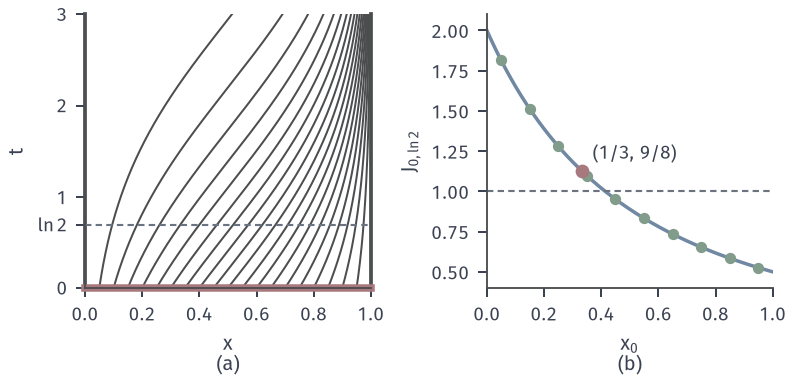

Generate this figure with Python:
# Target: logistic velocity: spacing of evenly seeded characteristics equals inverse density; Jacobian at t=ln 2.
from pathlib import Path
import sys
sys.path.insert(0, str(Path(__file__).resolve().parents[1]/'transp-common'))
from transp_common import *
fig,(a,b)=figure(112,54,ncols=2)
phi=lambda x,t:x*np.exp(t)/(1-x+x*np.exp(t))
t=np.linspace(0,3,400)
for x0 in np.arange(.05,1,.05): a.plot(phi(x0,t),t,color=CHAR,lw=.8)
a.plot([0,0],[0,3],color=CHAR,lw=1.5,clip_on=False); a.plot([1,1],[0,3],color=CHAR,lw=1.5,clip_on=False)
a.plot([0,1],[0,0],color=RED,lw=3,clip_on=False)
a.axhline(np.log(2),color=MUTED,lw=.85,ls=(0,(3,2)))
a.set_xlim(0,1); a.set_ylim(0,3); a.set_yticks([0,np.log(2),1,2,3],['$0$','$\\ln 2$','$1$','$2$','$3$']); tail(a,'$x$','(a)','$t$')
L=np.log(2); x=np.linspace(0,1,300)
b.plot(x,2/(1+x)**2,color=BLUE,lw=1.4); b.axhline(1,color=MUTED,lw=.85,ls=(0,(3,2)))
pts=np.linspace(.05,.95,10); h=1e-5; fd=(phi(pts+h,L)-phi(pts-h,L))/(2*h)
b.plot(pts,fd,'o',color=GREEN,ms=3.5)
b.plot([1/3],[9/8],'o',color=RED,ms=4.5); b.text(.37,1.2,'$(1/3,\\,9/8)$',fontsize=7.5)
b.set_xlim(0,1); b.set_ylim(.4,2.1); tail(b,'$x_0$','(b)','$J_{0,\\ln 2}$')
print(max(abs(fd-2/(1+pts)**2)))
save(fig,Path(__file__).resolve().parent,'figure',{'J':'2/(1+x)^2 at t=ln 2'})
